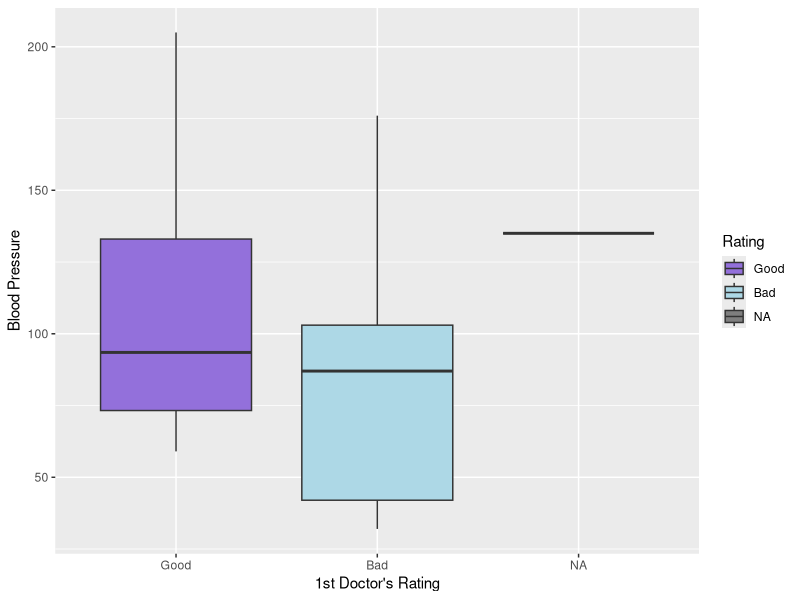
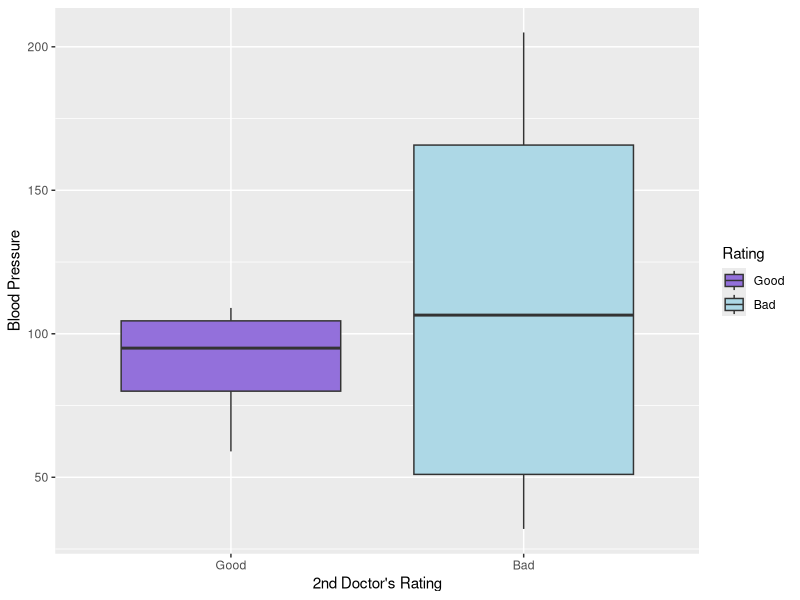
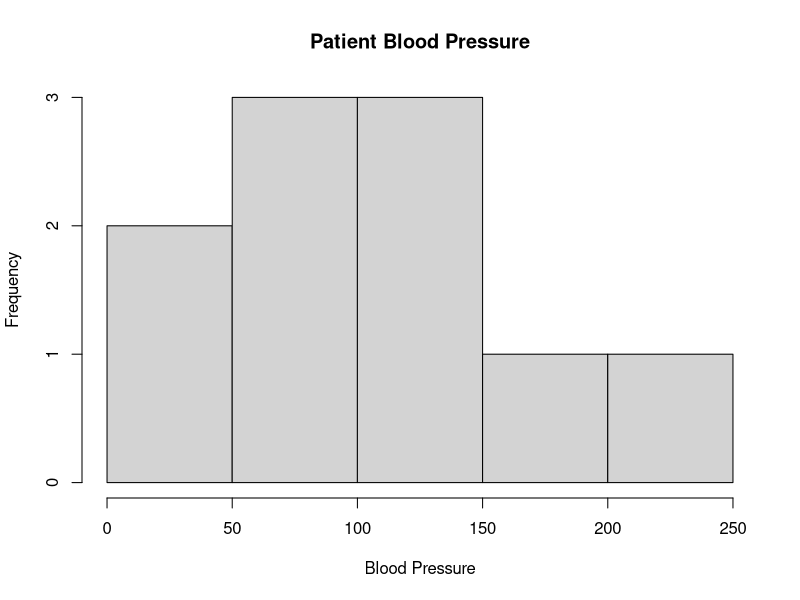

The R script that drew these images, in order:
library(ggplot2)

Frequency <- c(0.6,0.3,0.4,0.4,0.2,0.6,0.3,0.4,0.9,0.2)
BP <- c(103,87,32,42,59,109,78,205,135,176)
First <- c(1,1,1,1,0,0,0,0,NA,1)
Second <- c(0,0,1,1,0,0,1,1,1,1)
FinalDecision <- c(0,1,0,1,0,1,0,1,1,1)

#Create data frame with these vectors.
blood <- data.frame(Frequency, BP, First, Second, FinalDecision)

# Making the boxplots...
ggplot(blood, aes(x = factor(First, labels = c("Good", "Bad")), y = BP, fill = factor(First))) +
  geom_boxplot() +
  labs(x = "1st Doctor's Rating", y = "Blood Pressure") +
  scale_fill_manual(values = c("mediumpurple", "lightblue"), name = "Rating", labels = c("Good", "Bad"))

ggplot(blood, aes(x = factor(Second, labels = c("Good", "Bad")), y = BP, fill = factor(Second))) +
  geom_boxplot() +
  labs(x = "2nd Doctor's Rating", y = "Blood Pressure") +
  scale_fill_manual(values = c("mediumpurple", "lightblue"), name = "Rating", labels = c("Good", "Bad"))

# And our histogram. R's default hist() is good enough for this application.
hist(blood$BP, main = "Patient Blood Pressure", xlab="Blood Pressure")

